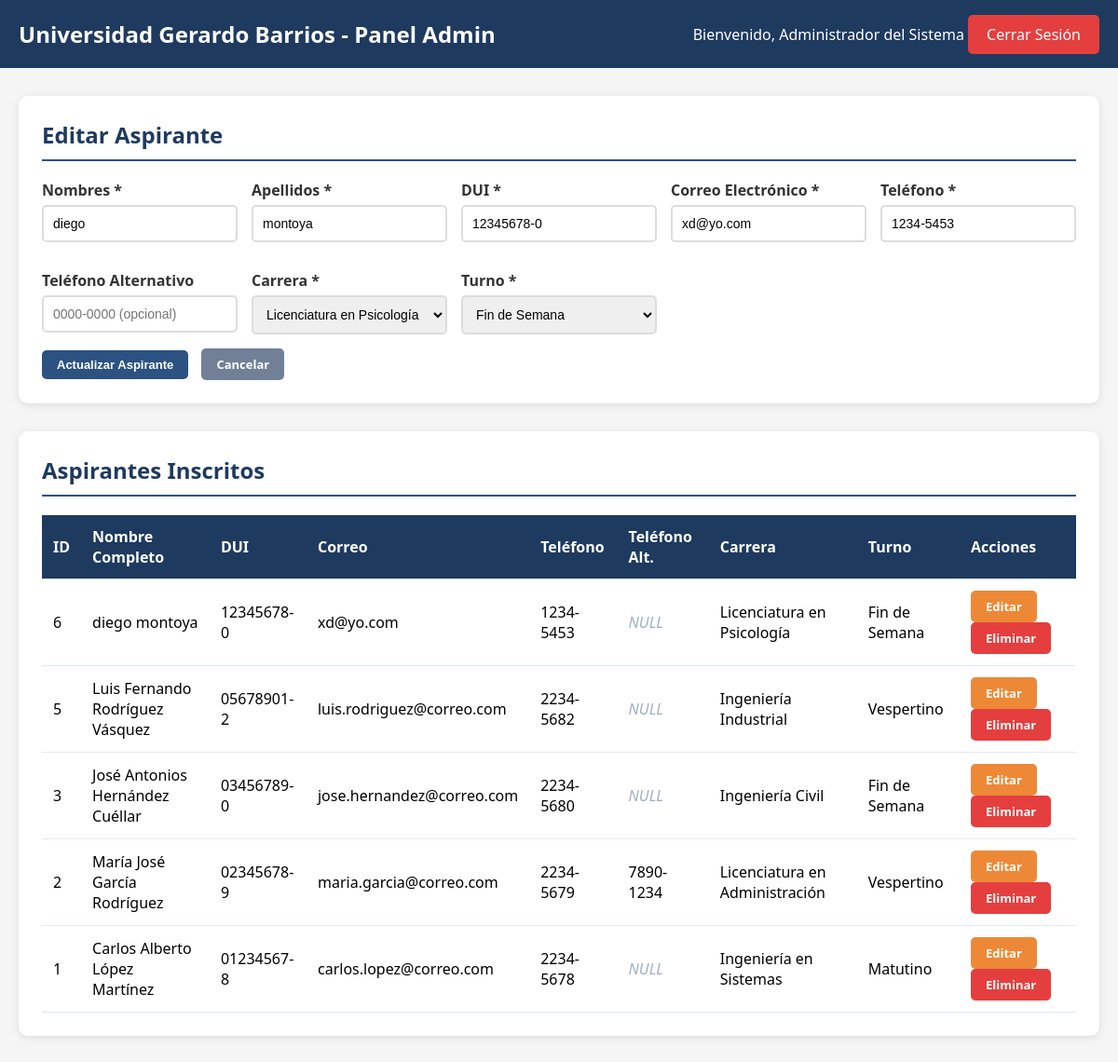
Screenshot of /admin.php?edit=6 (signed in) with the database file from the repository.
### tables this page shows
CREATE TABLE `aspirantes` (
  `id` int(11) NOT NULL,
  `nombres` varchar(100) NOT NULL,
  `apellidos` varchar(100) NOT NULL,
  `DUI` varchar(10) NOT NULL,
  `correo_electronico` varchar(100) NOT NULL,
  `telefono` varchar(9) NOT NULL,
  `telefono_alternativo` varchar(9) DEFAULT NULL,
  `carrera` varchar(100) NOT NULL,
  `turno` enum('Matutino','Vespertino','Fin de Semana') NOT NULL
);

### admin.php (the view, shortened to what this page needs)
<?php
require_once "conexion.php";
$result = $conexion->query("SELECT * FROM aspirantes ORDER BY id DESC");
$aspirantes = $result->fetch_all(MYSQLI_ASSOC);
$editando = null;
if (isset($_GET["edit"])) {
    $edit_id = intval($_GET["edit"]);
    $stmt = $conexion->prepare("SELECT * FROM aspirantes WHERE id = ?");
    $stmt->bind_param("i", $edit_id);
    $stmt->execute();
    $result_edit = $stmt->get_result();
    if ($result_edit->num_rows > 0) {
        $editando = $result_edit->fetch_assoc();
    }
}
?>
<!DOCTYPE html>
<html lang="es">
<head>
</head>
<body>
    <div class="header">
        <h1>Universidad Gerardo Barrios - Panel Admin</h1>
        <div>
            <span>Bienvenido, <?php echo htmlspecialchars($_SESSION["nombre_completo"]); ?></span>
            <a href="logout.php" class="btn-logout">Cerrar Sesión</a>
        </div>
    </div>
    <div class="container">
        <div class="card">
            <h2><?php echo $editando ? "Editar Aspirante" : "Nuevo Aspirante"; ?></h2>
            <form method="POST" action="">
                <div class="form-grid">
                    <div class="form-group">
                        <label for="nombres">Nombres *</label>
                        <input type="text" id="nombres" name="nombres" required minlength="2" maxlength="100" pattern="[A-Za-zÁÉÍÓÚáéíóúÑñ\s]+" title="Solo letras" value="<?php echo $editando ? htmlspecialchars($editando["nombres"]) : ''; ?>">
                    </div>
                    <div class="form-group">
                        <label for="apellidos">Apellidos *</label>
                        <input type="text" id="apellidos" name="apellidos" required minlength="2" maxlength="100" pattern="[A-Za-zÁÉÍÓÚáéíóúÑñ\s]+" title="Solo letras" value="<?php echo $editando ? htmlspecialchars($editando["apellidos"]) : ''; ?>">
                    </div>
                    <div class="form-group">
                        <label for="dui">DUI *</label>
                        <input type="text" id="dui" name="dui" required pattern="\d{8}-\d" placeholder="00000000-0" maxlength="10" value="<?php echo $editando ? htmlspecialchars($editando["DUI"]) : ''; ?>">
                    </div>
                    <div class="form-group">
                        <label for="correo">Correo Electrónico *</label>
                        <input type="email" id="correo" name="correo" required maxlength="100" value="<?php echo $editando ? htmlspecialchars($editando["correo_electronico"]) : ''; ?>">
                    </div>
                    <div class="form-group">
                        <label for="telefono">Teléfono *</label>
                        <input type="text" id="telefono" name="telefono" required pattern="\d{4}-\d{4}" placeholder="0000-0000" maxlength="9" value="<?php echo $editando ? htmlspecialchars($editando["telefono"]) : ''; ?>">
                    </div>
                    <div class="form-group">
                        <label for="telefono_alternativo">Teléfono Alternativo</label>
                        <input type="text" id="telefono_alternativo" name="telefono_alternativo" pattern="\d{4}-\d{4}" placeholder="0000-0000 (opcional)" maxlength="9" value="<?php echo $editando ? htmlspecialchars($editando["telefono_alternativo"] ?? '') : ''; ?>">
                    </div>
                    <div class="form-group">
                        <label for="carrera">Carrera *</label>
                        <select id="carrera" name="carrera" required>
                            <option value="Licenciatura en Psicología" <?php echo ($editando && $editando["carrera"] == "Licenciatura en Psicología") ? 'selected' : ''; ?>>Licenciatura en Psicología</option>
                        </select>
                    </div>
                    <div class="form-group">
                        <label for="turno">Turno *</label>
                        <select id="turno" name="turno" required>
                            <option value="Fin de Semana" <?php echo ($editando && $editando["turno"] == "Fin de Semana") ? 'selected' : ''; ?>>Fin de Semana</option>
                        </select>
                    </div>
                </div>
                <button type="submit" class="btn btn-primary"><?php echo $editando ? "Actualizar" : "Registrar"; ?> Aspirante</button>
                <?php if ($editando): ?>
                <a href="admin.php" class="btn" style="margin-left: 10px; background: #718096; color: white; text-decoration: none;">Cancelar</a>
                <?php endif; ?>
            </form>
        </div>
        <div class="card">
            <h2>Aspirantes Inscritos</h2>
            <table>
                <thead>
                    <tr>
                        <th>ID</th>
                        <th>Nombre Completo</th>
                        <th>DUI</th>
                        <th>Correo</th>
                        <th>Teléfono</th>
                        <th>Teléfono Alt.</th>
                        <th>Carrera</th>
                        <th>Turno</th>
                        <th>Acciones</th>
                    </tr>
                </thead>
                <tbody>
                    <?php foreach ($aspirantes as $asp): ?>
                    <tr>
                        <td><?php echo $asp["id"]; ?></td>
                        <td><?php echo htmlspecialchars($asp["nombres"] . " " . $asp["apellidos"]); ?></td>
                        <td><?php echo htmlspecialchars($asp["DUI"]); ?></td>
                        <td><?php echo htmlspecialchars($asp["correo_electronico"]); ?></td>
                        <td><?php echo htmlspecialchars($asp["telefono"]); ?></td>
                        <td><?php echo $asp["telefono_alternativo"] ? htmlspecialchars($asp["telefono_alternativo"]) : '<span class="null-value">NULL</span>'; ?></td>
                        <td><?php echo htmlspecialchars($asp["carrera"]); ?></td>
                        <td><?php echo htmlspecialchars($asp["turno"]); ?></td>
                        <td>
                            <a href="admin.php?edit=<?php echo $asp["id"]; ?>" class="btn btn-edit">Editar</a>
                            <a href="admin.php?delete=<?php echo $asp["id"]; ?>" class="btn btn-delete" onclick="return confirm('¿Está seguro de eliminar este aspirante?')">Eliminar</a>
                        </td>
                    </tr>
                    <?php endforeach; ?>
                </tbody>
            </table>
        </div>
    </div>
</body>
</html>

### admin.php (style rules this page uses)
* { margin: 0; padding: 0; box-sizing: border-box; }
body { font-family: 'Segoe UI', Tahoma, Geneva, Verdana, sans-serif; background: #f5f5f5; }
.header { background: #1e3a5f; color: white; padding: 20px; display: flex; justify-content: space-between; align-items: center; }
.header h1 { font-size: 24px; }
.btn-logout { background: #e53e3e; color: white; padding: 10px 20px; text-decoration: none; border-radius: 5px; }
.container { max-width: 1200px; margin: 30px auto; padding: 0 20px; }
.card { background: white; padding: 25px; border-radius: 10px; box-shadow: 0 2px 10px rgba(0,0,0,0.1); margin-bottom: 30px; }
.card h2 { color: #1e3a5f; margin-bottom: 20px; border-bottom: 2px solid #2c5282; padding-bottom: 10px; }
.form-grid { display: grid; grid-template-columns: repeat(auto-fit, minmax(200px, 1fr)); gap: 15px; }
.form-group { margin-bottom: 15px; }
.form-group label { display: block; margin-bottom: 5px; color: #333; font-weight: 600; }
.form-group input, .form-group select { width: 100%; padding: 10px; border: 2px solid #ddd; border-radius: 5px; font-size: 14px; }
.btn { display: inline-block; padding: 8px 16px; border: none; border-radius: 5px; cursor: pointer; font-size: 13px; font-weight: 600; text-decoration: none; }
.btn-primary { background: #2c5282; color: white; }
.btn-edit { background: #ed8936; color: white; margin-right: 5px; }
.btn-delete { background: #e53e3e; color: white; }
table { width: 100%; border-collapse: collapse; margin-top: 20px; }
th, td { padding: 12px; text-align: left; border-bottom: 1px solid #e2e8f0; }
th { background: #1e3a5f; color: white; }
.null-value { color: #a0aec0; font-style: italic; }

### rows the page displays
aspirantes: nombres "diego", apellidos "montoya", dui "12345678-0", correo "xd@yo.com", telefono "1234-5453", carrera "Licenciatura en Psicología", turno "Fin de Semana", id "6", nombres+apellidos "diego montoya", DUI "12345678-0", correo_electronico "xd@yo.com", shows "NULL"
aspirantes: id "5", nombres+apellidos "Luis Fernando Rodríguez Vásquez", DUI "05678901-2", correo_electronico "luis.rodriguez@correo.com", telefono "2234-5682", shows "NULL", carrera "Ingeniería Industrial", turno "Vespertino"
aspirantes: id "3", nombres+apellidos "José Antonios Hernández Cuéllar", DUI "03456789-0", correo_electronico "jose.hernandez@correo.com", telefono "2234-5680", shows "NULL", carrera "Ingeniería Civil", turno "Fin de Semana"
aspirantes: id "2", nombres+apellidos "María José García Rodríguez", DUI "02345678-9", correo_electronico "maria.garcia@correo.com", telefono "2234-5679", telefono_alternativo "7890-1234", carrera "Licenciatura en Administración", turno "Vespertino"
aspirantes: id "1", nombres+apellidos "Carlos Alberto López Martínez", DUI "01234567-8", correo_electronico "carlos.lopez@correo.com", telefono "2234-5678", shows "NULL", carrera "Ingeniería en Sistemas", turno "Matutino"

### other values shown
$_SESSION["nombre_completo"] "Administrador del Sistema"
